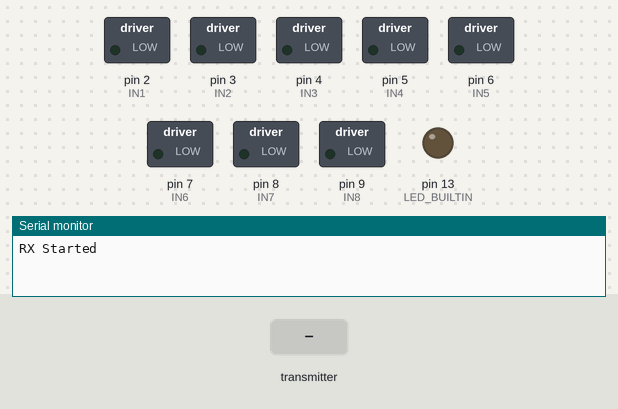
The sketch below on a simulated Arduino Uno, built with avr-gcc and run on an emulated ATmega328P. Shown: switched loads named in the sketch (green lamp = pin HIGH), output pins drawn as LEDs (lit = HIGH), the last lines printed to the serial monitor. The inputs (shaded band) are chosen by the test bench. No radio packets arrive unless stated.

Above: at 1.25 s.
1.3 s: the transmitter starts sending x = 0
At 2.7 s:
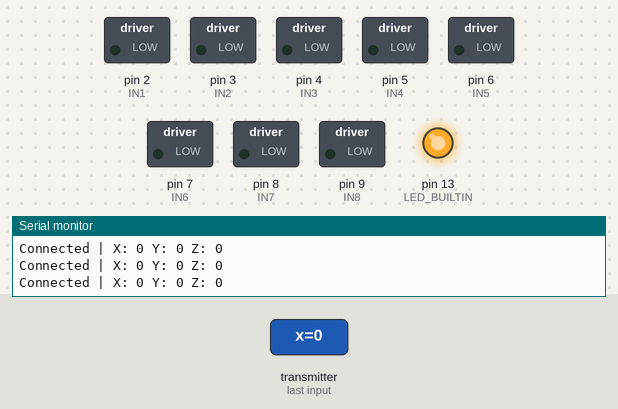
Timing chart, 0 to 4.3 s (numbered marks = the images above; inputs shaded):
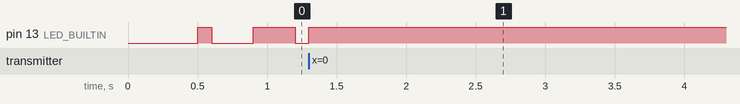

The sketch:

RX-code.ino
```cpp
#include <SPI.h>      // SPI library for NRF24L01 communication
#include <RF24.h>     // NRF24L01 library

// NRF24L01 object
// CE connected to A0
// CSN connected to A1
RF24 radio(A0, A1); // CE, CSN on RX

// Communication address (must match transmitter)
const byte address[6] = "00001";

// Structure to receive X, Y and Z values
struct DataPacket {
  int x;
  int y;
  int z;
};

DataPacket data;

// Stores the time when the last packet was received
unsigned long lastReceiveTime = 0;

// ---------------- Motor Driver Pins ----------------

// Motor Driver 1
int IN1 = 2;
int IN2 = 3;
int IN3 = 4;
int IN4 = 5;

// Motor Driver 2
int IN5 = 6;
int IN6 = 7;
int IN7 = 8;
int IN8 = 9;

void setup() {

  // Start Serial Monitor
  Serial.begin(9600);

  // Built-in LED used as connection indicator
  pinMode(LED_BUILTIN, OUTPUT);

  // Configure all motor driver pins as outputs
  pinMode(IN1, OUTPUT);
  pinMode(IN2, OUTPUT);
  pinMode(IN3, OUTPUT);
  pinMode(IN4, OUTPUT);
  pinMode(IN5, OUTPUT);
  pinMode(IN6, OUTPUT);
  pinMode(IN7, OUTPUT);
  pinMode(IN8, OUTPUT);

  // Make sure the car is stopped at startup
  stopCar();

  // ---------------- NRF24L01 Setup ----------------

  radio.begin();                         // Initialize NRF24L01
  radio.openReadingPipe(0, address);     // Open reading pipe
  radio.setPALevel(RF24_PA_MIN);         // Minimum transmission power
  radio.setDataRate(RF24_250KBPS);       // Lower data rate for better range
  radio.setChannel(76);                  // Communication channel
  radio.setCRCLength(RF24_CRC_16);       // Enable 16-bit CRC
  radio.startListening();                // Put NRF into receive mode

  Serial.println("RX Started");
}

void loop() {

  // Check if a new packet has been received
  if (radio.available()) {

    // Read incoming data
    radio.read(&data, sizeof(data));

    // Update connection timer
    lastReceiveTime = millis();

    // Turn ON LED when connected
    digitalWrite(LED_BUILTIN, HIGH);

    // Print received values
    Serial.print("Connected | X: ");
    Serial.print(data.x);
    Serial.print(" Y: ");
    Serial.print(data.y);
    Serial.print(" Z: ");
    Serial.println(data.z);

    // Decide the movement based on received values
    controlCar();
  }

  // If no data is received for more than 500 ms
  if (millis() - lastReceiveTime > 500) {

    // Stop the car for safety
    stopCar();

    // Blink LED to indicate lost connection
    digitalWrite(LED_BUILTIN, millis() / 300 % 2);
  }
}

// --------------------------------------------------
// Determines which movement to perform
// --------------------------------------------------
void controlCar() {

  // Move Forward
  if (data.x > 6000) {
    moveForward();
  }

  // Move Backward
  else if (data.x < -6000) {
    moveBackward();
  }

  // Strafe Right
  else if (data.y > 6000) {
    strafeRight();
  }

  // Strafe Left
  else if (data.y < -6000) {
    strafeLeft();
  }

  // Rotate Clockwise
  else if (data.z > 8000) {
    rotateRight();
  }

  // Rotate Counter-Clockwise
  else if (data.z < -8000) {
    rotateLeft();
  }

  // No gesture detected
  else {
    stopCar();
  }
}

// --------------------------------------------------
// Moves the car Forward
// --------------------------------------------------
void moveForward() {
  digitalWrite(IN1, LOW); digitalWrite(IN2, HIGH);
  digitalWrite(IN3, LOW); digitalWrite(IN4, HIGH);
  digitalWrite(IN5, LOW); digitalWrite(IN6, HIGH);
  digitalWrite(IN7, LOW); digitalWrite(IN8, HIGH);
}

// --------------------------------------------------
// Moves the car Backward
// --------------------------------------------------
void moveBackward() {
  digitalWrite(IN1, HIGH); digitalWrite(IN2, LOW);
  digitalWrite(IN3, HIGH); digitalWrite(IN4, LOW);
  digitalWrite(IN5, HIGH); digitalWrite(IN6, LOW);
  digitalWrite(IN7, HIGH); digitalWrite(IN8, LOW);
}

// --------------------------------------------------
// Strafes the car to the Right
// --------------------------------------------------
void strafeRight() {
  digitalWrite(IN1, HIGH); digitalWrite(IN2, LOW);
  digitalWrite(IN3, LOW);  digitalWrite(IN4, HIGH);
  digitalWrite(IN5, HIGH); digitalWrite(IN6, LOW);
  digitalWrite(IN7, LOW);  digitalWrite(IN8, HIGH);
}

// --------------------------------------------------
// Strafes the car to the Left
// --------------------------------------------------
void strafeLeft() {
  digitalWrite(IN1, LOW);  digitalWrite(IN2, HIGH);
  digitalWrite(IN3, HIGH); digitalWrite(IN4, LOW);
  digitalWrite(IN5, LOW);  digitalWrite(IN6, HIGH);
  digitalWrite(IN7, HIGH); digitalWrite(IN8, LOW);
}

// --------------------------------------------------
// Rotates the car Clockwise
// --------------------------------------------------
void rotateRight() {
  digitalWrite(IN1, HIGH); digitalWrite(IN2, LOW);
  digitalWrite(IN3, LOW);  digitalWrite(IN4, HIGH);
  digitalWrite(IN5, LOW);  digitalWrite(IN6, HIGH);
  digitalWrite(IN7, HIGH); digitalWrite(IN8, LOW);
}

// --------------------------------------------------
// Rotates the car Counter-Clockwise
// --------------------------------------------------
void rotateLeft() {
  digitalWrite(IN1, LOW);  digitalWrite(IN2, HIGH);
  digitalWrite(IN3, HIGH); digitalWrite(IN4, LOW);
  digitalWrite(IN5, HIGH); digitalWrite(IN6, LOW);
  digitalWrite(IN7, LOW);  digitalWrite(IN8, HIGH);
}

// --------------------------------------------------
// Stops all four motors
// --------------------------------------------------
void stopCar() {
  digitalWrite(IN1, LOW); digitalWrite(IN2, LOW);
  digitalWrite(IN3, LOW); digitalWrite(IN4, LOW);
  digitalWrite(IN5, LOW); digitalWrite(IN6, LOW);
  digitalWrite(IN7, LOW); digitalWrite(IN8, LOW);
}
```
